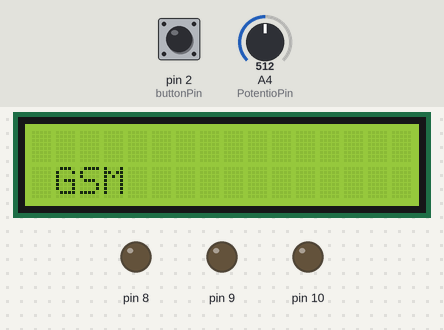
The sketch below on a simulated Arduino Uno, built with avr-gcc and run on an emulated ATmega328P. On the bench: 16×2 character LCD, output pins drawn as LEDs (lit = HIGH). The test bench sets the inputs (shaded band); at power-on: A4 (PotentioPin) = 512, pin 2 (buttonPin) HIGH.

Above: at 1.6 s.
1.7 s: A4 (PotentioPin) set to 682
5.6 s: A4 (PotentioPin) set to 716
At 7.8 s:
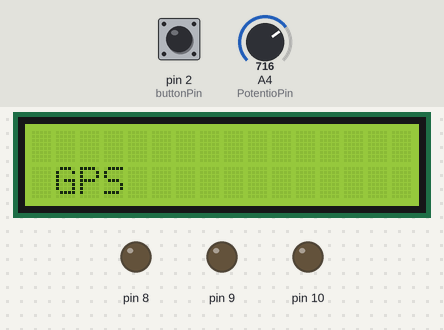
9.5 s: pin 2 (buttonPin) pulled LOW for 3 s
At 11.5 s:
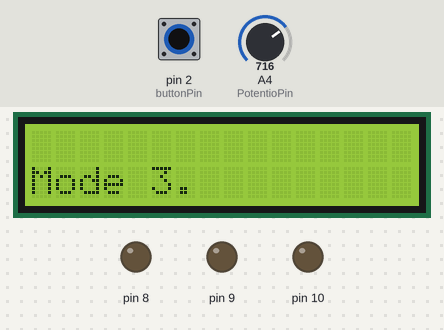
15.5 s: A4 (PotentioPin) set to 290
At 19.2 s:
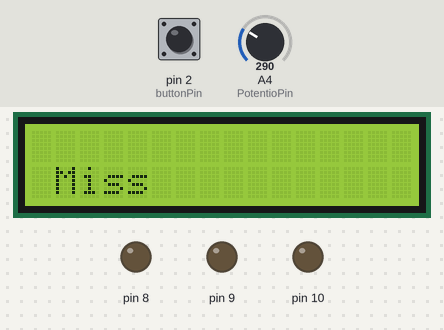
19.5 s: pin 2 (buttonPin) pulled LOW for 3 s
At 21.6 s:
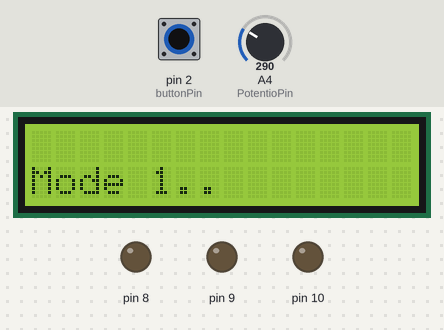
25.5 s: A4 (PotentioPin) set to 311
At 28.5 s:
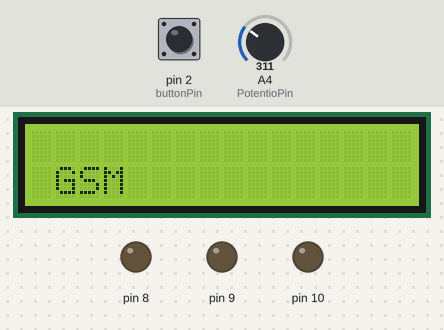
Timing chart, 0 to 30.0 s (numbered marks = the images above; inputs shaded):
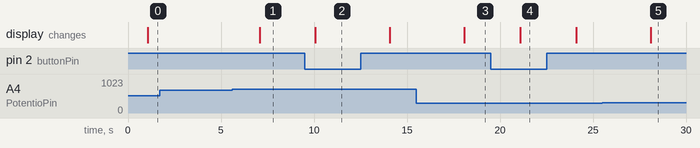

Measured:
- the behaviour switches between 700 and 701 on A4 (PotentioPin) (found by bisection; images 0 and 1)
- the behaviour switches between 300 and 301 on A4 (PotentioPin) (found by bisection; images 4 and 5)
- after the input at 1.7 s, every drawn part: stays the same
- after the input at 5.6 s, the display: changes after 1.5 s (image 1)
- after the input at 9.5 s, the display: changes after 0.58 s (image 2)
- after the input at 15.5 s, the display: changes after 2.6 s (image 3)
- after the input at 19.5 s, the display: changes after 1.6 s (image 4)
- after the input at 25.5 s, the display: changes after 2.6 s (image 5)

The sketch:

Potentiometer_as_option_selection_switch.ino
```cpp
#include<LiquidCrystal.h>
LiquidCrystal lcd(11,12,14,15,16,17);

const int buttonPin=2;
const int PotentioPin=A4;

int buttonState=0;
int mode;
int val;

void setup() {
  // put your setup code here, to run once:
  pinMode(A4,INPUT);
  pinMode(2,INPUT_PULLUP);
  pinMode(8,OUTPUT);
  pinMode(9,OUTPUT);
  pinMode(10,OUTPUT);
lcd.begin(16,2);
//delay(1000);
//d.print("= MODE =");
}

void loop() {
  // put your main code here, to run repeatedly:
if(mode==0)
{
val=analogRead(PotentioPin);
delay(1000);

  if(val<300)
  {
    lcd.clear();
    mode=1;//L
    //delay(1000);
    lcd.setCursor(0,1);
    lcd.print(" Miss ");//H
    delay(1000);

  }
if(val>300 && val<=700)
{
   lcd.clear();
 mode=2;
 //delay(1000);
    lcd.setCursor(0,1);
    lcd.print(" GSM ");
    delay(2000);

}
if(val>700)
{
   lcd.clear();
  mode=3;
 // delay(1000);
    lcd.setCursor(0,1);
    lcd.print(" GPS ");
    delay(1000);

}
}
if(digitalRead(buttonPin)==LOW)
{
  if(mode==1)
  {
     lcd.setCursor(0,1);
    lcd.print("Mode 1..");
    delay(1000);
  }
  if(mode==2)
  {
     lcd.setCursor(0,1);
    lcd.print("Mode 2.");
    delay(1000);
  }
  if(mode==3)
  {
     lcd.setCursor(0,1);
    lcd.print("Mode 3.");
    delay(1000);
  }
}
else
{
  mode=0;
}
}
```
